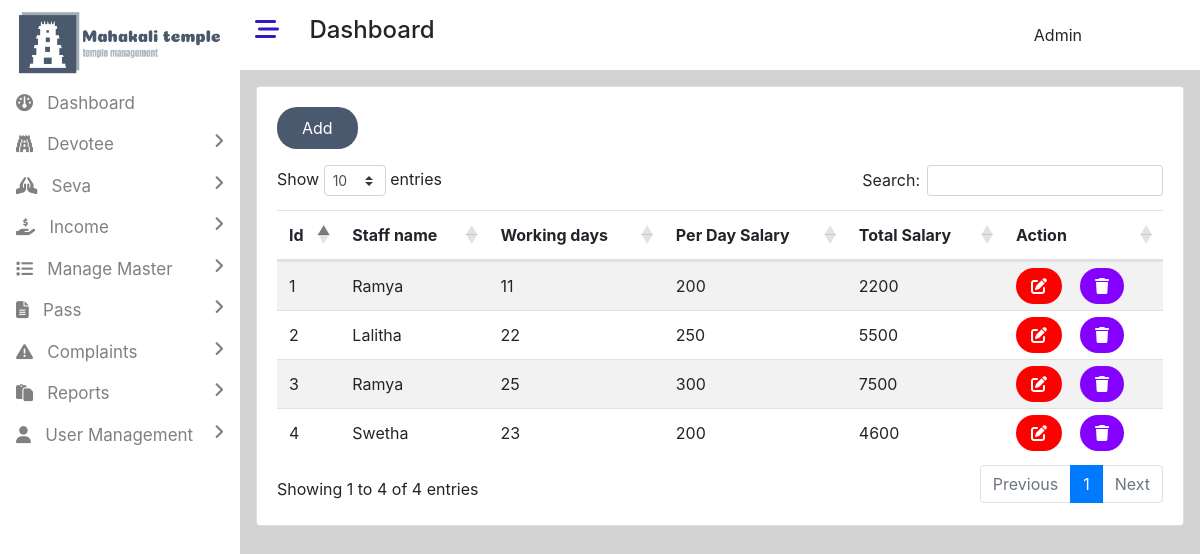
The page /admin/manage_salary.php (signed in) on the database its author committed.
### tables this page shows
CREATE TABLE `salary` (
  `salary_id` int(11) NOT NULL,
  `salary_month` varchar(50) NOT NULL,
  `staff_id` int(11) NOT NULL,
  `working_days` int(11) NOT NULL,
  `per_day_salary` int(11) NOT NULL,
  `reading_time` timestamp NOT NULL DEFAULT current_timestamp() ON UPDATE current_timestamp()
);

CREATE TABLE `staff` (
  `id` int(11) NOT NULL,
  `staff_id` varchar(30) NOT NULL,
  `staff_name` varchar(50) NOT NULL,
  `phone` varchar(50) NOT NULL,
  `aadhar` varchar(50) NOT NULL,
  `dob` varchar(50) NOT NULL,
  `gender` varchar(10) NOT NULL,
  `address` text NOT NULL,
  `reading_time` timestamp NOT NULL DEFAULT current_timestamp() ON UPDATE current_timestamp()
);

### admin/admin_db.php (called while the page is built, shortened)
<?php
$con=mysqli_connect("localhost","root","","temple");
        ?>
        <?php
class salary
{
    public function get_salary()
    {
        global $con;
        $sql="select * from salary inner join staff on salary.staff_id=staff.id order by salary.salary_id desc";
        $result=mysqli_query($con,$sql);
        $a=[];
        if(mysqli_num_rows($result)>0)
        {
            while($row=mysqli_fetch_assoc($result))
            {
                array_push($a,$row);
            }
        }
        return $a;
    }
}
        ?>

### admin/manage_salary.php (the view, shortened to what this page needs)
<!DOCTYPE html>
<html lang="en">
<head>
    <link rel="stylesheet" href="../assets/bootstrap/bootstrap.min.css">
     <link rel="stylesheet" href="https://cdnjs.cloudflare.com/ajax/libs/twitter-bootstrap/4.5.2/css/bootstrap.css" type="text/css">
     <link rel="stylesheet" href="https://cdn.datatables.net/1.13.7/css/dataTables.bootstrap4.min.css" type="text/css">
    <link rel="stylesheet" href="https://cdnjs.cloudflare.com/ajax/libs/font-awesome/6.4.2/css/all.min.css"  />
    <link rel="stylesheet" href="css/style.css" type="text/css">
</head>
<body class="dashboard-page">
<div>
<?php
include("includes/leftbar.php");
?>
<div style="width:80%;height:110vh;" class="float-right main-content">
<?php
include("includes/header.php");
?>
<div class="container p-3">
<div class="card">
<div class="card-body">
<a href="add_salary.php" class="btn button-color text-white px-4 py-2">Add</a>
<div class="row mt-3">
    <div class="col-md-12">
       <table id="example" class="example3 table table-striped" style="width:100%">
        <thead>
            <tr>
                <th>Id</th>
                <th>Staff name</th>
                <th>Working days</th>
                <th>Per Day Salary</th>
                <th>Total Salary</th>
                <th>Action</th>
            </tr>
        </thead>
        <tbody>
<?php
include("admin_db.php");
$obj=new salary();
$states=$obj->get_salary();
$i=1;
foreach($states as $state)
{
?>
<tr>
    <td><?=$i?></td>
    <td><?=$state["staff_name"]?></td>
    <td><?=$state["working_days"]?></td>
    <td><?=$state["per_day_salary"]?></td>
    <td><?=$state["working_days"]*$state["per_day_salary"]?></td>
    <td>
    <a href="edit_salary.php?id=<?=$state['salary_id']?>" id="ed-icon"><i class="fa-solid fa-pen-to-square"></i></a>
    <a href="delete_salary.php?id=<?=$state['salary_id']?>" id="del-icon"><i class="fa-solid fa-trash"></i></a>
    </td>
</tr>
<?php
$i++;
}
?>
        </tbody>
    </table>
    </div>
</div>
</div>
</div>
</div>
</div>
</div>
</body>
</html>

### admin/css/style.css (style rules this page uses)
.main-content { background-color:lightgray; }

### admin/manage_salary.php (style rules this page uses)
.button-color { background-color:rgb(74,89,109); border-radius:20px; }
#ed-icon { background-color:red;padding:8px 15px;color:white;border-radius:30px; }
#del-icon { background-color:rgb(132, 0, 255);padding:8px 15px;color:white;border-radius:30px; }

### rows shown on the page
salary: staff.staff_name "Ramya", working_days "11", per_day_salary "200", $state["working_days"]*$state["per_day_salary"] "2200"
salary: staff.staff_name "Lalitha", working_days "22", per_day_salary "250", $state["working_days"]*$state["per_day_salary"] "5500"
salary: staff.staff_name "Ramya", working_days "25", per_day_salary "300", $state["working_days"]*$state["per_day_salary"] "7500"
salary: staff.staff_name "Swetha", working_days "23", per_day_salary "200", $state["working_days"]*$state["per_day_salary"] "4600"
